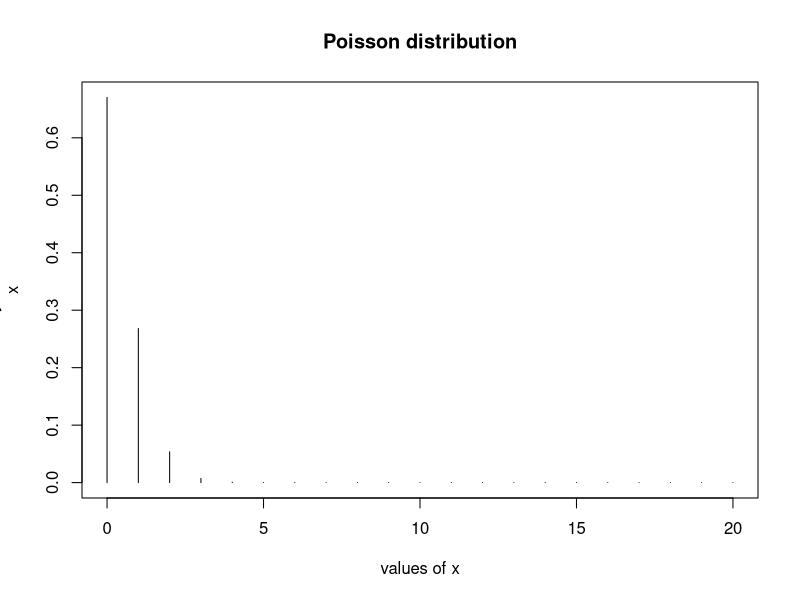

R code for this plot:
#Poisson Distribution
# number of trails
m=20
m
## [1] 20
# probability of success
ps=0.02
# poisson parameter
lambda=m*ps
lambda
## [1] 0.4
#at least 2 defectives
p1=sum(dpois(2:m,lambda))
p1
## [1] 0.06155194
# (i) number of boxes containing at least 2 defectives
round(1000*p1)
## [1] 62
#exactly 2 defectives
p2=dpois(2,lambda)
p2
## [1] 0.0536256
# (ii) number of boxes containing exactly 2 defectives
round(1000*p2)
## [1] 54
#at most 2 defectives
p3=sum(dpois(0:2, lambda))
p3
## [1] 0.9920737
# (iii) number of boxes containing at most 2 defectives
round(1000*p3)
## [1] 992
# (iv) plot the distribution
x1=0:m
px1=dpois(x1,lambda)
plot(x1,px1,type="h",xlab="values of x",ylab="Probability distribution of
x",main="Poisson distribution")
#(v) E(x)
Ex1=weighted.mean(x1,px1)
Ex1
## [1] 0.4
# (vi) variance of x
Varx1=weighted.mean(x1*x1,px1)-(weighted.mean(x1 ,px1))^2
Varx1
## [1] 0.4
